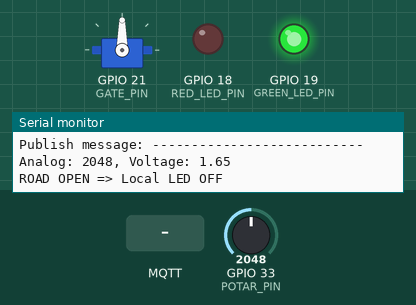
Bench run of a sketch on a simulated ESP32. Parts: servo, output pins drawn as LEDs (lit = HIGH), the last lines printed to the serial monitor. The test bench sets the inputs (shaded band); at power-on: GPIO 33 (POTAR_PIN) = 2048. WiFi joins after 1.5 s; servers stay silent unless stated; random numbers use the default seed unless the sketch sets one; no MQTT or app messages arrive unless stated.

Above: at 2.7 s.
2.8 s: MQTT message "o" arrives on the first subscribed topic
5.2 s: GPIO 33 (POTAR_PIN) set to 1260
6.7 s: GPIO 33 (POTAR_PIN) set to 1154
At 7.9 s:
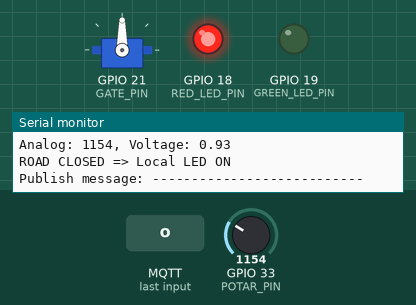
8.2 s: MQTT message "c" arrives on the first subscribed topic
At 10.4 s:
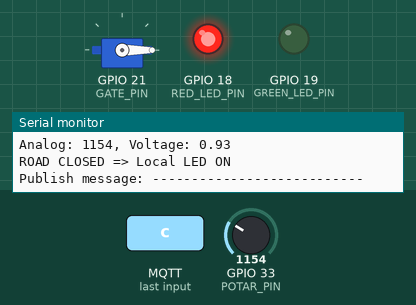
10.7 s: MQTT message "on" arrives on the first subscribed topic
At 11.24 s:
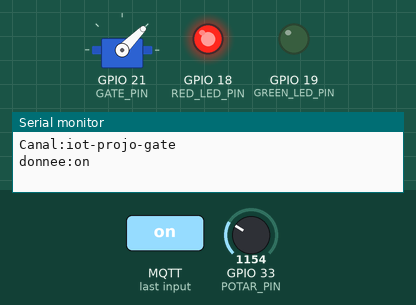
Timing chart, 0 to 13.7 s (numbered marks = the images above; inputs shaded):
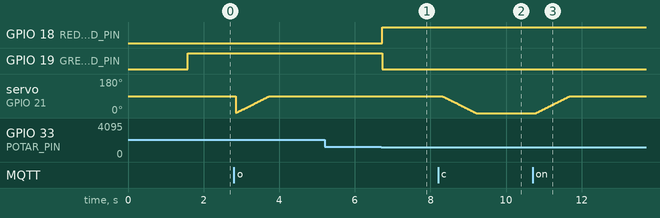

Measured:
- the behaviour switches between 1201 and 1200 on GPIO 33 (POTAR_PIN) (found by bisection; images 0 and 1)
- after the input at 6.7 s, GPIO 18 (RED_LED_PIN): LOW → HIGH at once; GPIO 19 (GREEN_LED_PIN): HIGH → LOW at once
- after the input at 8.2 s, servo on GPIO 21 (GATE_PIN): moves from 90° to 0° over 0.90 s, starting after 0.11 s
- after the input at 10.7 s, servo on GPIO 21 (GATE_PIN): moves from 0° to 90° over 0.90 s, starting after 0.09 s

The sketch:

DAM.ino
```cpp
#include <WiFi.h>
#include <PubSubClient.h> //Librairie pour la gestion Mqtt
#include <ESP32Servo.h>


/**
 * Digital IO
 */
#define RED_LED_PIN 18
#define GREEN_LED_PIN 19
#define POTAR_PIN 33
#define GATE_PIN 21
#define GATE_STEP_DELAY 10
Servo myservo;
int gatePosition = 0;

/**
 * MQTT & NETWORT Definitions
 */
#define MQTT_TOPIC_SUB "iot-projo-gate"
#define MQTT_TOPIC_PUB "iot-projo-water-level"
#define MQTT_SERVER "test.mosquitto.org" //Adresse IP du Broker Mqtt
long tps=0;
const char* ssid = "ESGI";
const char* password = "Reseau-GES";

/**
 * NETWORK & MQTT SETUP
 */
WiFiClient espClient;
PubSubClient client(espClient);

void setup_wifi(){
  WiFi.begin();
  while ( WiFi.status() != WL_CONNECTED) {
    delay ( 500 );
    Serial.println ( "no connected" );
  }
  Serial.println("");
  Serial.println("WiFi connecté");
  Serial.print("MAC : ");
  Serial.println(WiFi.macAddress());
  Serial.print("Adresse IP : ");
  Serial.println(WiFi.localIP());
}

void setup_mqtt(){
  client.setServer(MQTT_SERVER, 1883);
  client.setCallback(callback); //Déclaration de la fonction de souscription
  reconnect();
}

//Callback doit être présent pour souscrire a un topic et de prévoir une action
void callback(char* topic, byte *payload, unsigned int length) {
  Serial.println("-------Nouveau message du broker mqtt-----");
  Serial.print("Canal:");
  Serial.println(topic);
  Serial.print("donnee:");
  Serial.write(payload, length);
  Serial.println();

  // Recieve message to close or open the gate


   if ((char) payload[0] == 'o') {
     openGate();
   } else if ((char) payload[0] == 'c') {
     closeGate();
   }
 }

void reconnect(){
  while (!client.connected()) {
    if (client.connect("ESP32Client")) {
      client.subscribe(MQTT_TOPIC_SUB);
    }
    else {
      Serial.print("echec, code erreur= ");
      Serial.println(client.state());
      Serial.println("nouvel essai dans 2s");
      delay(2000);
    }
  }
  client.subscribe(MQTT_TOPIC_SUB);//souscription au topic led pour commander une led
}

/*************************************************/

float floatMap(float x, float in_min, float in_max, float out_min, float out_max) {
  return (x - in_min) * (out_max - out_min) / (in_max - in_min) + out_min;
}

// the setup routine runs once when you press reset:
void setup() {
  // initialize serial communication at 9600 bits per second:
  Serial.begin(9600);

  // IO Setup
  pinMode(RED_LED_PIN, OUTPUT);
  pinMode(GREEN_LED_PIN, OUTPUT);

  // Servo Setup
  myservo.setPeriodHertz(50);
  myservo.attach(GATE_PIN, 500, 2400);

  // Gate setup
  closeGate();

  // Network & MQTT Setup
  setup_wifi();
  setup_mqtt();
}

// the loop routine runs over and over again forever:
void loop() {
  // read the input on analog pin GIOP36:
  int analogValue = analogRead(POTAR_PIN);
  // Rescale to potentiometer's voltage (from 0V to 3.3V):
  float voltage = floatMap(analogValue, 0, 4095, 0, 3.3);

  // print out the value you read:
  Serial.print("Analog: ");
  Serial.print(analogValue);
  Serial.print(", Voltage: ");
  Serial.println(voltage);

  manageRoad(analogValue);
  publishWaterLevel(analogValue);

  delay(100);


  reconnect();
  client.loop();
  //On utilise pas un delay pour ne pas bloquer la réception de messages
  if (millis()-tps>10000){
     tps=millis();
     float temp = random(30);
   }


  Serial.println("---------------------------");


}

/**
 * Manage the road
 */
void manageRoad(int value) {
  if (value <= 800) {
    // Send mqtt message : to open gate
    Serial.   println("Send mqtt message : to open gate");
    // openGate();
  }

  if (value <= 1000) {
    // Send mqtt message : play sound (on led)
    Serial.println("Send mqtt message : play sound (on led)");
  }

  if (value <= 1200) {
    // Turn local led ON
    digitalWrite(RED_LED_PIN, HIGH);
    digitalWrite(GREEN_LED_PIN, LOW);
    Serial.println("ROAD CLOSED => Local LED ON");
  } else {
    // Turn local led OFF
    digitalWrite(RED_LED_PIN, LOW);
    digitalWrite(GREEN_LED_PIN, HIGH);
    Serial.println("ROAD OPEN => Local LED OFF");
//    closeGate();
  }
}

/**
 * Gate control
 */
bool isGateOpened() {
  return gatePosition >= 90;
}
bool isGateClosed() {
  return gatePosition <= 0;
}

void openGate() {
  if (isGateClosed()) {
    while(!isGateOpened()){
      gatePosition += 1;
      myservo.write(gatePosition);
      delay(GATE_STEP_DELAY);
    }
  }
}

void closeGate() {
  if (isGateOpened()) {
    while(!isGateClosed()){
      gatePosition -= 1;
      myservo.write(gatePosition);
      delay(GATE_STEP_DELAY);
    }
  }
}

/**
 * Publish water level
 */
void publishWaterLevel(int value) {
    reconnect();
    Serial.print("Publish message: ");
    char msg_out[20];
    sprintf(msg_out, "%d", value);
    client.publish(MQTT_TOPIC_PUB, msg_out);
}
```
